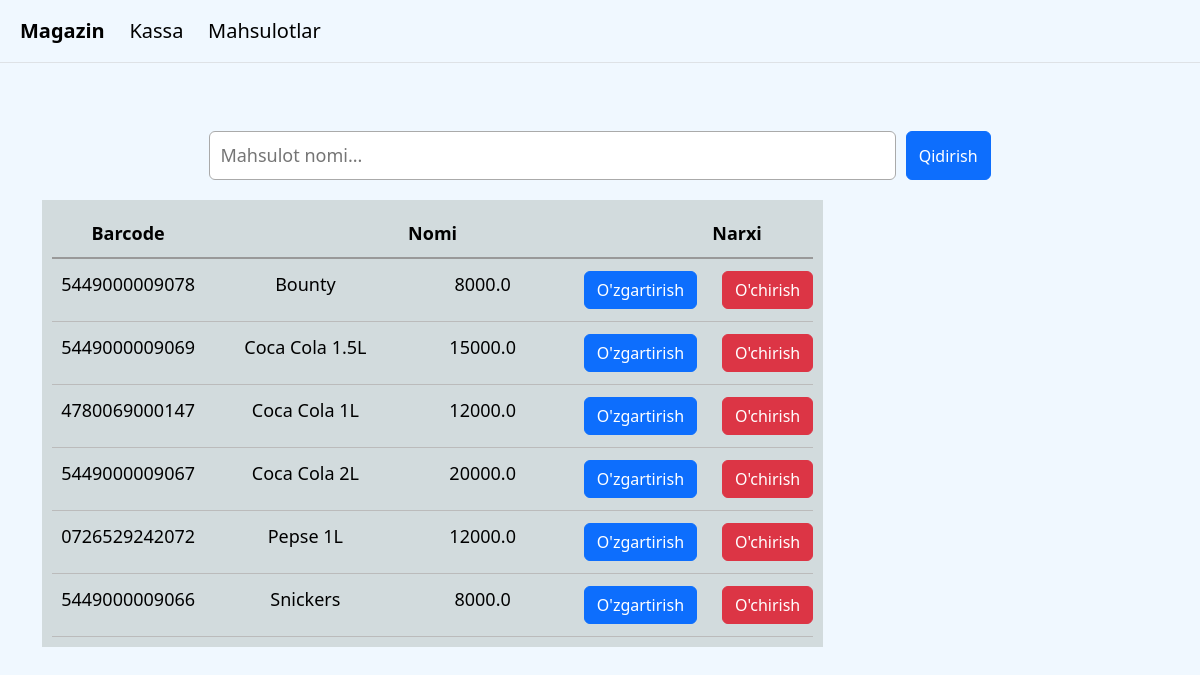
/products, run on an earlier commit of the app's database.
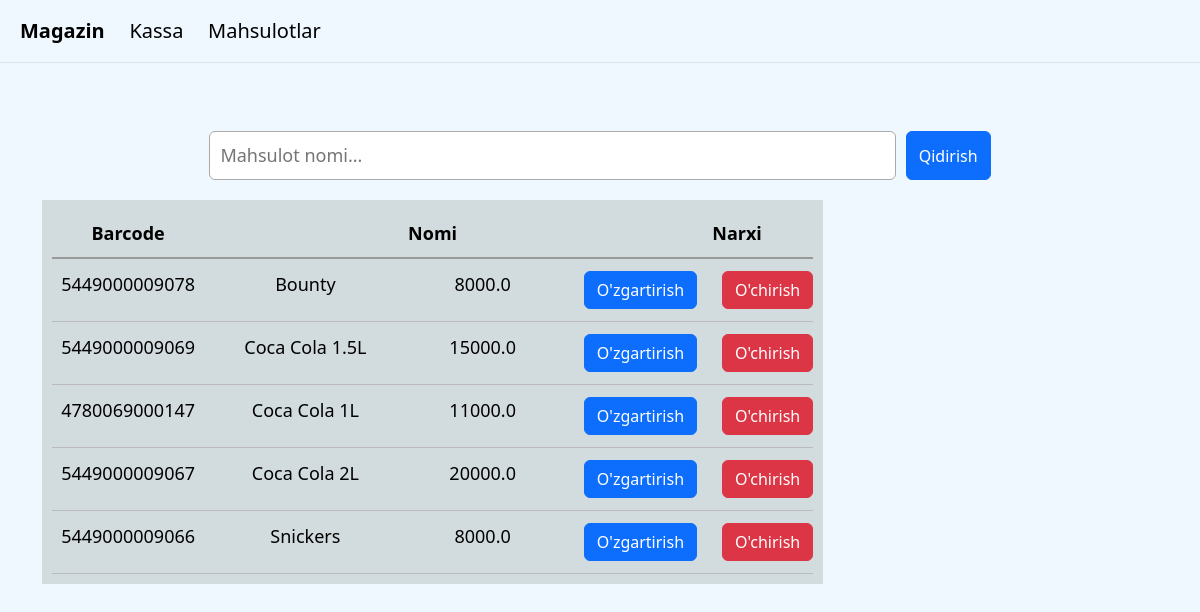
And on a later commit of the database.
### tables this page shows
CREATE TABLE products (
    id INTEGER PRIMARY KEY AUTOINCREMENT,
    barcode TEXT UNIQUE NOT NULL,
    name TEXT NOT NULL,
    price REAL NOT NULL);

### app.py (the view)
@app.route("/products")
def products():
    conn = sqlite3.connect("store.db")
    conn.row_factory = sqlite3.Row
    cursor = conn.cursor()
    query = request.args.get("q")
    if query:
        products = cursor.execute("SELECT barcode,name,price FROM products WHERE name LIKE ? ORDER BY name ASC",("%"+query+"%",)).fetchall()
    else:
        products = cursor.execute("SELECT barcode,name,price FROM products ORDER BY name ASC").fetchall()
    conn.close()
    return render_template("products.html",products = products)

### templates/products.html (shortened to what this page needs)
{% extends "layout.html" %}
{% block main %}
<form method="GET" action="/products" class="search-form">
    <input type="text" name="q" placeholder="Mahsulot nomi..." value="{{request.args.get('q','')}}">
    <button class="btn btn-primary" type="submit">Qidirish</button>
</form>
<div class="products-container">
    <div class="product-header">
        <span>Barcode</span>
        <span>Nomi</span>
        <span>Narxi</span>
    </div>
    {% for product in products %}
    <div class="product-item">
        <span>{{product.barcode}}</span>
        <span>{{product.name}}</span>
        <span>{{product.price}}</span>
        <a href="/edit/{{product.barcode}}">
            <button class="btn btn-primary" type="button">O'zgartirish</button>
        </a>
        <form action="/delete/{{product.barcode}}" method="post">
            <button class="btn btn-danger" type="submit" onclick="return confirm('Haqiqatan o`chirmoqchimisiz?')">O'chirish</button>
        </form>
    </div>
    {% endfor %}
</div>
{% endblock %}

What changed in the data, as far as the page shows it:
removed products: barcode "0726529242072", name "Pepse 1L", price "12000.0"
changed products "Coca Cola 1L": price "12000.0" → "11000.0"
